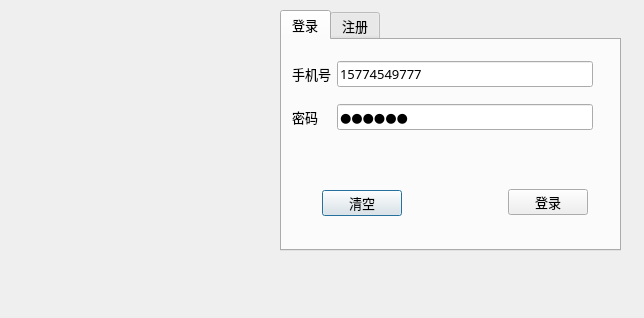
<?xml version="1.0" encoding="UTF-8"?>
<ui version="4.0">
 <class>LoginDialog</class>
 <widget class="QDialog" name="LoginDialog">
  <property name="geometry">
   <rect>
    <x>0</x>
    <y>0</y>
    <width>644</width>
    <height>318</height>
   </rect>
  </property>
  <property name="minimumSize">
   <size>
    <width>644</width>
    <height>318</height>
   </size>
  </property>
  <property name="maximumSize">
   <size>
    <width>644</width>
    <height>318</height>
   </size>
  </property>
  <property name="font">
   <font>
    <family>微软雅黑</family>
    <pointsize>10</pointsize>
   </font>
  </property>
  <property name="windowTitle">
   <string>Dialog</string>
  </property>
  <widget class="QLabel" name="pb_icon">
   <property name="geometry">
    <rect>
     <x>9</x>
     <y>9</y>
     <width>241</width>
     <height>231</height>
    </rect>
   </property>
   <property name="text">
    <string/>
   </property>
   <property name="pixmap">
    <pixmap resource="resource.qrc">:/tb/baidu.png</pixmap>
   </property>
   <property name="scaledContents">
    <bool>true</bool>
   </property>
  </widget>
  <widget class="QTabWidget" name="tw_page">
   <property name="geometry">
    <rect>
     <x>280</x>
     <y>10</y>
     <width>341</width>
     <height>241</height>
    </rect>
   </property>
   <property name="currentIndex">
    <number>0</number>
   </property>
   <widget class="QWidget" name="tab_login">
    <attribute name="title">
     <string>登录</string>
    </attribute>
    <widget class="QPushButton" name="pb_clear">
     <property name="geometry">
      <rect>
       <x>40</x>
       <y>150</y>
       <width>80</width>
       <height>26</height>
      </rect>
     </property>
     <property name="text">
      <string>清空</string>
     </property>
    </widget>
    <widget class="QPushButton" name="pb_login">
     <property name="geometry">
      <rect>
       <x>226</x>
       <y>149</y>
       <width>80</width>
       <height>26</height>
      </rect>
     </property>
     <property name="text">
      <string>登录</string>
     </property>
    </widget>
    <widget class="QWidget" name="layoutWidget">
     <property name="geometry">
      <rect>
       <x>10</x>
       <y>10</y>
       <width>301</width>
       <height>91</height>
      </rect>
     </property>
     <layout class="QGridLayout" name="gridLayout">
      <item row="0" column="0">
       <widget class="QLabel" name="lb_tel">
        <property name="text">
         <string>手机号</string>
        </property>
       </widget>
      </item>
      <item row="0" column="1">
       <widget class="QLineEdit" name="le_tel">
        <property name="text">
         <string>15774549777</string>
        </property>
       </widget>
      </item>
      <item row="1" column="0">
       <widget class="QLabel" name="lbpassword">
        <property name="text">
         <string>密码</string>
        </property>
       </widget>
      </item>
      <item row="1" column="1">
       <widget class="QLineEdit" name="le_password">
        <property name="text">
         <string>050602</string>
        </property>
        <property name="echoMode">
         <enum>QLineEdit::Password</enum>
        </property>
       </widget>
      </item>
     </layout>
    </widget>
   </widget>
   <widget class="QWidget" name="tab_register">
    <attribute name="title">
     <string>注册</string>
    </attribute>
    <widget class="QPushButton" name="pb_login_register">
     <property name="geometry">
      <rect>
       <x>230</x>
       <y>150</y>
       <width>80</width>
       <height>26</height>
      </rect>
     </property>
     <property name="text">
      <string>注册</string>
     </property>
    </widget>
    <widget class="QPushButton" name="pb_clear_register">
     <property name="geometry">
      <rect>
       <x>30</x>
       <y>150</y>
       <width>80</width>
       <height>26</height>
      </rect>
     </property>
     <property name="text">
      <string>清空</string>
     </property>
    </widget>
    <widget class="QWidget" name="layoutWidget">
     <property name="geometry">
      <rect>
       <x>40</x>
       <y>10</y>
       <width>261</width>
       <height>120</height>
      </rect>
     </property>
     <layout class="QGridLayout" name="gridLayout_2">
      <item row="0" column="0">
       <widget class="QLabel" name="lb_tel_register">
        <property name="text">
         <string>手机号</string>
        </property>
       </widget>
      </item>
      <item row="1" column="0">
       <widget class="QLabel" name="lb_password_register">
        <property name="text">
         <string>密码</string>
        </property>
       </widget>
      </item>
      <item row="3" column="0">
       <widget class="QLabel" name="lb_name_register">
        <property name="text">
         <string>昵称</string>
        </property>
       </widget>
      </item>
      <item row="2" column="0">
       <widget class="QLabel" name="lb_confirm_register">
        <property name="text">
         <string>确认</string>
        </property>
       </widget>
      </item>
      <item row="3" column="1">
       <widget class="QLineEdit" name="le_name_register"/>
      </item>
      <item row="2" column="1">
       <widget class="QLineEdit" name="le_confirm_register">
        <property name="echoMode">
         <enum>QLineEdit::Password</enum>
        </property>
       </widget>
      </item>
      <item row="1" column="1">
       <widget class="QLineEdit" name="le_password_register">
        <property name="echoMode">
         <enum>QLineEdit::Password</enum>
        </property>
       </widget>
      </item>
      <item row="0" column="1">
       <widget class="QLineEdit" name="le_tel_register"/>
      </item>
     </layout>
    </widget>
   </widget>
  </widget>
 </widget>
 <tabstops>
  <tabstop>le_tel_register</tabstop>
  <tabstop>le_password_register</tabstop>
  <tabstop>le_confirm_register</tabstop>
  <tabstop>le_name_register</tabstop>
  <tabstop>pb_login_register</tabstop>
  <tabstop>pb_clear_register</tabstop>
  <tabstop>le_tel</tabstop>
  <tabstop>le_password</tabstop>
  <tabstop>pb_login</tabstop>
  <tabstop>pb_clear</tabstop>
  <tabstop>tw_page</tabstop>
 </tabstops>
 <resources>
  <include location="resource.qrc"/>
 </resources>
 <connections/>
</ui>
